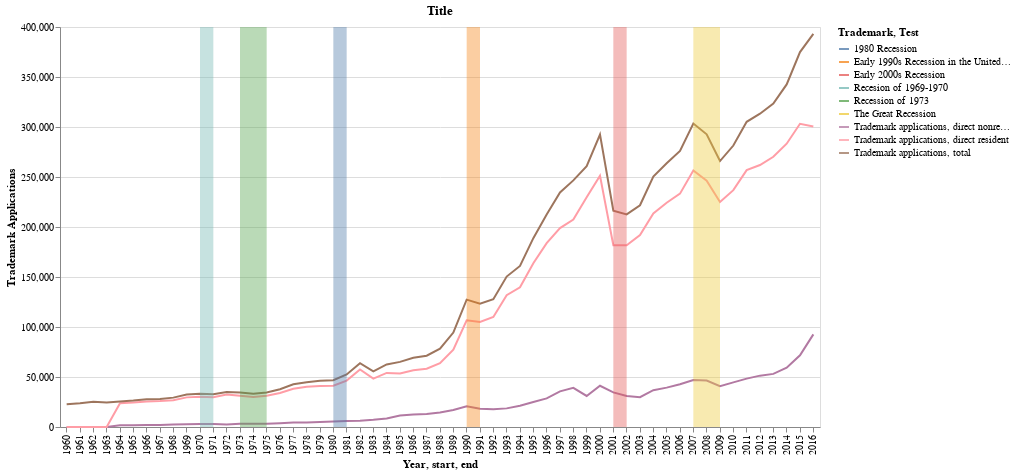

Notebook code cell kept with this figure:
### Code cell
tdmk = alt.Chart(df_melted).mark_line().encode(
    x='Year:O',
    y='Trademark Applications',
    color=alt.Color('Trademark Type', legend=alt.Legend(title='Trademark'))
    #tooltip=['Item1', 'Item2', 'Item3', 'Item4']
).properties(
    title='Title',
    width=760,
    height=400,
)#.interactive()

tdmk + highlight

### Figure 1 — Vega-Lite specification as saved in the notebook (floating-point values rounded to 4 significant figures; data arrays with more than 128 entries replaced by an {"elided": "..."} marker saying what was removed)
{"config": {"view": {"continuousWidth": 400, "continuousHeight": 300}}, "layer": [{"data": {"name": "data-1139efc91552164e35b0b79000412fde"}, "mark": "line", "encoding": {"color": {"type": "nominal", "field": "Trademark Type", "legend": {"title": "Trademark"}}, "x": {"type": "ordinal", "field": "Year"}, "y": {"type": "quantitative", "field": "Trademark Applications"}}, "height": 400, "title": "Title", "width": 760}, {"data": {"name": "data-4dcc2708c11ee7bcb6db96bf1ed714d3"}, "mark": {"type": "rect", "fillOpacity": 0.4}, "encoding": {"color": {"type": "nominal", "field": "event", "legend": {"title": "Test"}}, "x": {"type": "ordinal", "field": "start"}, "x2": {"field": "end"}}}], "$schema": "https://vega.github.io/schema/vega-lite/v4.0.0.json", "datasets": {"data-1139efc91552164e35b0b79000412fde": {"elided": "171 records"}, "data-4dcc2708c11ee7bcb6db96bf1ed714d3": [{"start": 1970, "end": 1971, "event": "Recesion of 1969-1970"}, {"start": 1973, "end": 1975, "event": "Recession of 1973"}, {"start": 1980, "end": 1981, "event": "1980 Recession"}, {"start": 1990, "end": 1991, "event": "Early 1990s Recession in the United States"}, {"start": 2001, "end": 2002, "event": "Early 2000s Recession"}, {"start": 2007, "end": 2009, "event": "The Great Recession"}]}}
